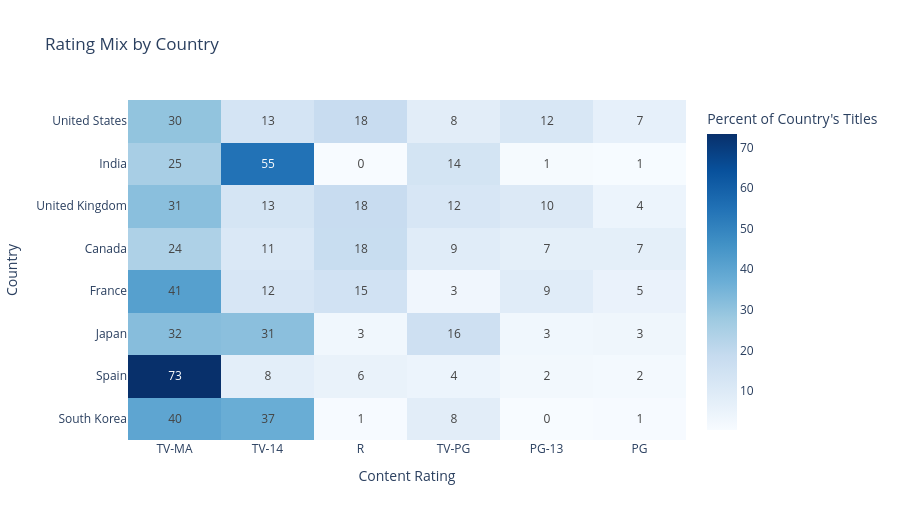

Write notebook code for a chart like this one.
### Markdown cell above
## Ratings and Genres across Countries and Content Types
**Research question:** How do genre and rating distributions differ across countries and content types?

Visualizations 3 and 5 answer part of this. Visualization 3 compares ratings for movies and TV shows. Visualization 5 compares genre mix across countries. Two pieces are still separate: ratings by country, and genres by content type.

**Rating mix by country.** The heatmap below uses the same percentage encoding as Visualization 5. Rows are the eight countries with the most titles. Columns are the most common ratings. Color is the share of that country's titles. A co-production is counted in each listed country.

On the full catalog: United States (3,690 titles): TV-MA 29.8%, R 17.9%, TV-14 13.5%; India (1,046 titles): TV-14 54.7%, TV-MA 25.4%, TV-PG 13.8%; United Kingdom (806 titles): TV-MA 31.4%, R 18.0%, TV-14 12.8%; Canada (445 titles): TV-MA 24.0%, R 17.8%, TV-14 11.0%; France (393 titles): TV-MA 41.5%, R 14.5%, TV-14 12.2%; Japan (318 titles): TV-MA 31.8%, TV-14 31.1%, TV-PG 15.7%; Spain (232 titles): TV-MA 73.3%, TV-14 7.8%, R 5.6%; South Korea (231 titles): TV-MA 39.8%, TV-14 37.2%, TV-PG 8.2%.

The United States, the United Kingdom, and Canada put a large share in TV-MA and another large share in R. India is different: TV-14 is the majority, at 54.7%. Spain is the most concentrated, with TV-MA on 73.3% of its titles. Japan and South Korea split more evenly between TV-MA and TV-14.

**Genre mix by content type.** Genre labels are mostly separate for movies and TV shows, so a shared genre heatmap would hide the split. Among 6,130 movies, International Movies cover 2,751 (44.9%) and Dramas cover 2,426 (39.6%). Among 2,676 TV shows, International TV Shows cover 1,351 (50.5%) and TV Dramas cover 763 (28.5%). The content-type filter on Visualization 7 shows this shift in the bar chart.

### Code cell
def _blank_figure(title, message):
    fig = go.Figure()
    fig.update_layout(
        title=title,
        annotations=[dict(
            text=message,
            showarrow=False,
            xref="paper",
            yref="paper",
            x=0.5,
            y=0.5,
        )],
        xaxis_visible=False,
        yaxis_visible=False,
    )
    return fig


def create_rating_by_country(data):
    countries = data.explode("country_list").copy()
    countries["country_list"] = countries["country_list"].astype(str).str.strip()
    countries = countries[~countries["country_list"].isin(["Unknown", ""])]
    countries = countries.drop_duplicates(["show_id", "country_list"])
    countries = countries[countries["rating"].ne("Unknown")]

    if countries.empty:
        return _blank_figure(
            "Rating Mix by Country",
            "No country and rating data available.",
        )

    top_countries = (
        countries.groupby("country_list")["show_id"]
        .nunique()
        .sort_values(ascending=False)
        .head(8)
        .index
    )
    countries = countries[countries["country_list"].isin(top_countries)]
    country_totals = countries.groupby("country_list")["show_id"].nunique()
    top_ratings = (
        countries.groupby("rating")["show_id"]
        .nunique()
        .sort_values(ascending=False)
        .head(6)
        .index
    )
    counts = (
        countries.groupby(["country_list", "rating"])["show_id"]
        .nunique()
        .unstack(fill_value=0)
    )
    counts = counts.reindex(index=top_countries, columns=top_ratings, fill_value=0)
    percents = counts.div(country_totals.reindex(counts.index), axis=0) * 100

    fig = px.imshow(
        percents,
        title="Rating Mix by Country",
        labels={
            "x": "Content Rating",
            "y": "Country",
            "color": "Percent of Country's Titles",
        },
        aspect="auto",
        text_auto=".0f",
        color_continuous_scale="Blues",
    )
    fig.update_layout(height=520)
    return fig


fig = create_rating_by_country(df)
fig.show()

### Figure 1 — Plotly figure (JSON) as saved in the notebook; plotly's stock layout.template omitted (floating-point values rounded to 4 significant figures)
{"data": [{"coloraxis": "coloraxis", "hovertemplate": "Content Rating: %{x}<br>Country: %{y}<br>Percent of Country's Titles: %{z}<extra></extra>", "name": "0", "texttemplate": "%{z:.0f}", "type": "heatmap", "x": ["TV-MA", "TV-14", "R", "TV-PG", "PG-13", "PG"], "xaxis": "x", "y": ["United States", "India", "United Kingdom", "Canada", "France", "Japan", "Spain", "South Korea"], "yaxis": "y", "z": [[29.86, 13.48, 17.9, 8.245, 11.74, 6.591], [25.43, 54.68, 0.478, 13.77, 1.052, 0.6692], [31.39, 12.78, 17.99, 12.16, 10.42, 4.342], [24.04, 11.01, 17.75, 8.764, 7.191, 7.416], [41.48, 12.21, 14.5, 3.053, 8.906, 5.344], [31.86, 31.23, 2.839, 15.77, 2.839, 3.47], [73.28, 7.759, 5.603, 4.31, 2.155, 1.724], [39.83, 37.23, 0.8658, 8.225, 0.4329, 0.8658]]}], "layout": {"coloraxis": {"autocolorscale": false, "colorbar": {"title": {"text": "Percent of Country's Titles"}}, "colorscale": [[0.0, "rgb(247,251,255)"], [0.125, "rgb(222,235,247)"], [0.25, "rgb(198,219,239)"], [0.375, "rgb(158,202,225)"], [0.5, "rgb(107,174,214)"], [0.625, "rgb(66,146,198)"], [0.75, "rgb(33,113,181)"], [0.875, "rgb(8,81,156)"], [1.0, "rgb(8,48,107)"]]}, "height": 520, "title": {"text": "Rating Mix by Country"}, "xaxis": {"anchor": "y", "domain": [0.0, 1.0], "title": {"text": "Content Rating"}}, "yaxis": {"anchor": "x", "autorange": "reversed", "domain": [0.0, 1.0], "title": {"text": "Country"}}}}
